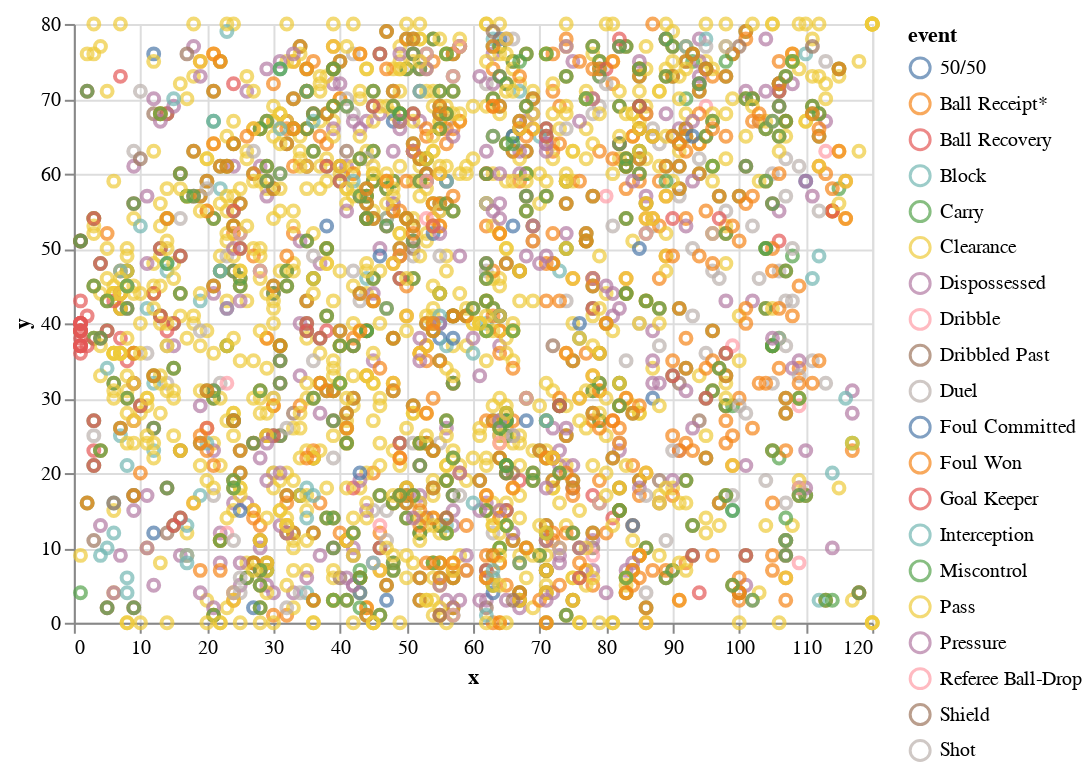

Source (notebook cell):
### Code cell
#alt.data_transformers.disable_max_rows()
alt.Chart(mancity).mark_point().encode(x = "x", y = "y", color = "event")

### Figure 1 — Vega-Lite specification as saved in the notebook (floating-point values rounded to 4 significant figures; data arrays with more than 128 entries replaced by an {"elided": "..."} marker saying what was removed)
{"config": {"view": {"continuousWidth": 400, "continuousHeight": 300}}, "data": {"name": "data-f753147a3b0aa3584822e55dc8e8ab94"}, "mark": "point", "encoding": {"color": {"field": "event", "type": "nominal"}, "x": {"field": "x", "type": "quantitative"}, "y": {"field": "y", "type": "quantitative"}}, "$schema": "https://vega.github.io/schema/vega-lite/v4.17.0.json", "datasets": {"data-f753147a3b0aa3584822e55dc8e8ab94": {"elided": "2725 records"}}}
